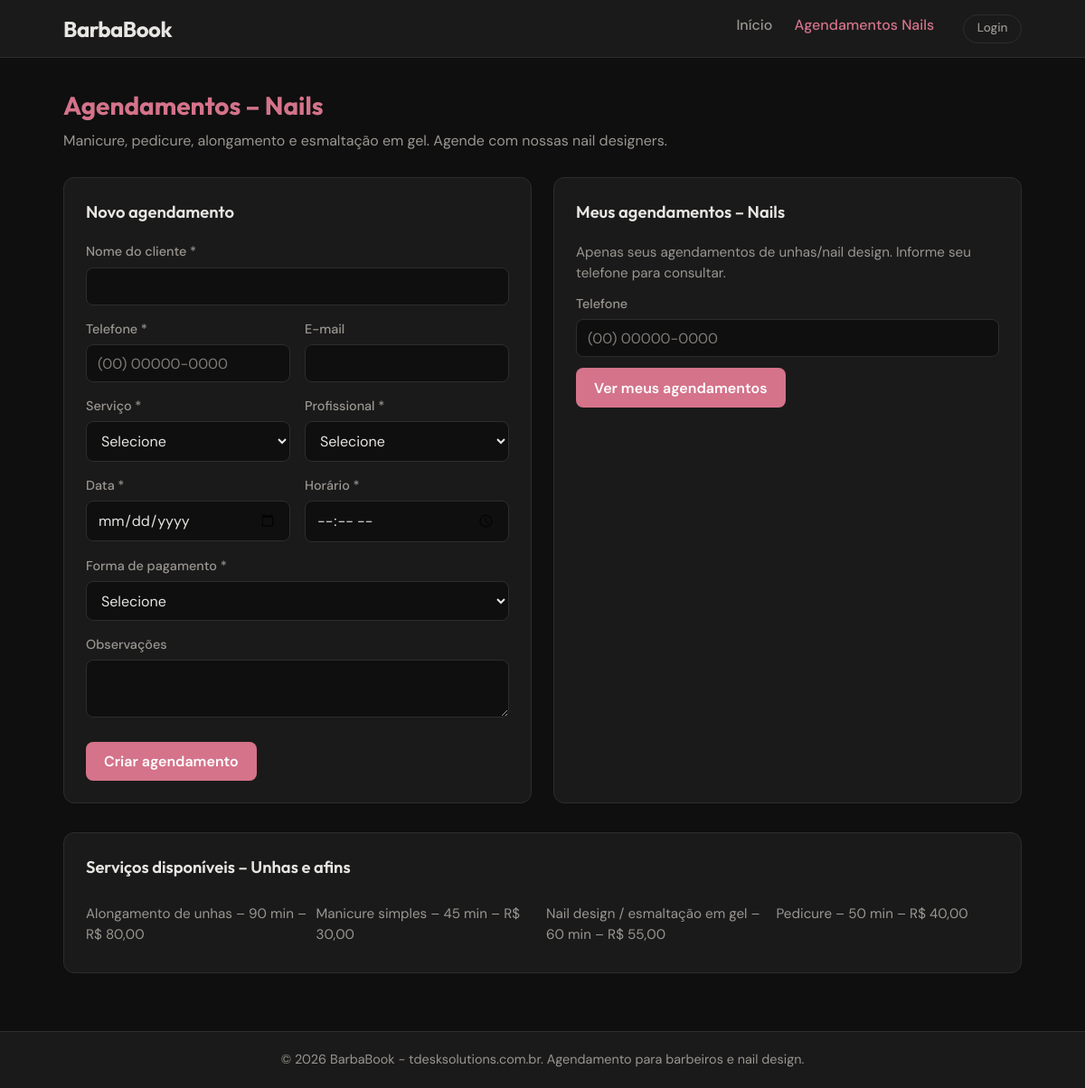
The app's page /nails/agendamentos.php with its own data.
### tables this page shows
CREATE TABLE servicos (
  id INT UNSIGNED NOT NULL AUTO_INCREMENT,
  modalidade_id TINYINT UNSIGNED NOT NULL,
  nome VARCHAR(120) NOT NULL,
  duracao_minutos SMALLINT UNSIGNED NOT NULL DEFAULT 30,
  preco DECIMAL(10,2) NOT NULL DEFAULT 0.00,
  ativo TINYINT(1) NOT NULL DEFAULT 1,
  PRIMARY KEY (id),
  KEY fk_servicos_modalidade (modalidade_id),
  CONSTRAINT fk_servicos_modalidade FOREIGN KEY (modalidade_id) REFERENCES modalidades (id) ON DELETE CASCADE
);

### nails/agendamentos.php (the view, shortened to what this page needs)
<?php
require_once __DIR__ . '/../config/bootstrap.php';
$servicos         = [];
$estabelecimento  = null;
try {
    $midNails = (int) $pdo->query("SELECT id FROM modalidades WHERE slug = 'nails' LIMIT 1")->fetchColumn();
    $sqlServ = "SELECT id, nome, duracao_minutos, preco FROM servicos WHERE modalidade_id = ? AND ativo = 1";
    $paramsServ = [$midNails];
    $sqlServ .= " ORDER BY nome";
    $stmtServ = $pdo->prepare($sqlServ);
    $stmtServ->execute($paramsServ);
    $servicos = $stmtServ->fetchAll(PDO::FETCH_ASSOC);
} catch (PDOException $e) {
    $erro = 'Não foi possível carregar serviços ou profissionais.';
}
$consulta_telefone = trim((string) ($_GET['consulta_telefone'] ?? $_POST['consulta_telefone'] ?? ''));
require_once __DIR__ . '/../includes/header.php';
?>
<section class="agendamentos-page">
  <div class="container">
    <h1 class="page-title">Agendamentos – Nails<?= $estabelecimento ? ' – ' . htmlspecialchars($estabelecimento['nome']) : '' ?></h1>
    <p class="page-desc">Manicure, pedicure, alongamento e esmaltação em gel. Agende com nossas nail designers.</p>
    <div class="grid-two">
      <div class="card form-card">
        <h2>Novo agendamento</h2>
        <form method="post" class="form-agendamento">
          <div class="form-group">
            <label for="cliente_nome">Nome do cliente *</label>
            <input type="text" id="cliente_nome" name="cliente_nome" required
                   value="<?= htmlspecialchars($_POST['cliente_nome'] ?? '') ?>">
          </div>
          <div class="form-row">
            <div class="form-group">
              <label for="cliente_telefone">Telefone *</label>
              <input type="tel" id="cliente_telefone" name="cliente_telefone" required
                     value="<?= htmlspecialchars($_POST['cliente_telefone'] ?? '') ?>">
            </div>
            <div class="form-group">
              <label for="cliente_email">E-mail</label>
              <input type="email" id="cliente_email" name="cliente_email"
                     value="<?= htmlspecialchars($_POST['cliente_email'] ?? '') ?>">
            </div>
          </div>
          <div class="form-row">
            <div class="form-group">
              <label for="servico_id">Serviço *</label>
              <select id="servico_id" name="servico_id" required>
                <option value="">Selecione</option>
              </select>
            </div>
            <div class="form-group">
              <label for="profissional_id">Profissional *</label>
              <select id="profissional_id" name="profissional_id" required>
                <option value="">Selecione</option>
              </select>
            </div>
          </div>
          <div class="form-row">
            <div class="form-group">
              <label for="data_agendamento">Data *</label>
              <input type="date" id="data_agendamento" name="data_agendamento" required
                     value="<?= htmlspecialchars($_POST['data_agendamento'] ?? '') ?>">
            </div>
            <div class="form-group">
              <label for="hora_inicio">Horário *</label>
              <input type="time" id="hora_inicio" name="hora_inicio" required
                     value="<?= htmlspecialchars($_POST['hora_inicio'] ?? '') ?>">
            </div>
          </div>
          <div class="form-group">
            <label for="forma_pagamento">Forma de pagamento *</label>
            <select id="forma_pagamento" name="forma_pagamento" required>
              <option value="">Selecione</option>
            </select>
          </div>
          <div class="form-group">
            <label for="observacoes">Observações</label>
            <textarea id="observacoes" name="observacoes" rows="2"><?= htmlspecialchars($_POST['observacoes'] ?? '') ?></textarea>
          </div>
          <button type="submit" class="btn btn-primary">Criar agendamento</button>
        </form>
      </div>
      <div class="card list-card">
        <h2>Meus agendamentos – Nails</h2>
        <p class="empty-msg" style="margin-bottom:0.75rem;">Apenas seus agendamentos de unhas/nail design. Informe seu telefone para consultar.</p>
        <form method="get" class="form-agendamento" style="margin-bottom:1rem;">
          <div class="form-group" style="margin-bottom:0.5rem;">
            <label for="consulta_telefone">Telefone</label>
            <input type="tel" id="consulta_telefone" name="consulta_telefone" placeholder="(00) 00000-0000"
                   value="<?= htmlspecialchars($consulta_telefone) ?>">
          </div>
          <button type="submit" class="btn btn-primary">Ver meus agendamentos</button>
        </form>
      </div>
    </div>
    <div class="servicos-box card">
      <h2>Serviços disponíveis – Unhas e afins</h2>
      <ul class="servicos-list">
        <?php foreach ($servicos as $s): ?>
          <li><?= htmlspecialchars($s['nome']) ?> – <?= (int)$s['duracao_minutos'] ?> min – R$ <?= number_format((float)$s['preco'], 2, ',', '.') ?></li>
        <?php endforeach; ?>
      </ul>
    </div>
  </div>
</section>
<?php require_once __DIR__ . '/../includes/footer.php'; ?>

### assets/css/style.css (style rules this page uses)
:root { --bg: #0f0f0f; --bg-card: #1a1a1a; --bg-card-hover: #222; --text: #e8e6e3; --text-muted: #9a9691; --accent-barbeiro: #c9a227; --accent-barbeiro-soft: rgba(201, 162, 39, 0.15); --accent-nails: #d4738a; --accent-nails-soft: rgba(212, 115, 138, 0.15); --border: #2d2d2d; --success: #4a9b6f; --error: #c75c5c; --radius: 12px; --font-head: 'Outfit', sans-serif; --font-body: 'DM Sans', sans-serif; }
* { box-sizing: border-box; }
body { margin: 0; font-family: var(--font-body); font-size: 16px; line-height: 1.5; color: var(--text); background: var(--bg); min-height: 100vh; display: flex; flex-direction: column; }
.container { max-width: 1100px; margin: 0 auto; padding: 0 1.25rem; }
.modality-nails { border-color: rgba(212, 115, 138, 0.35); }
.agendamentos-page .page-title { font-family: var(--font-head); font-size: 1.75rem; margin: 0 0 0.35rem; font-weight: 700; }
.agendamentos-page .page-desc { color: var(--text-muted); margin: 0 0 1.75rem; }
body.modality-nails .agendamentos-page .page-title { color: var(--accent-nails); }
.grid-two { display: grid; grid-template-columns: 1fr 1fr; gap: 1.5rem; margin-bottom: 2rem; }
.card { background: var(--bg-card); border: 1px solid var(--border); border-radius: var(--radius); padding: 1.5rem; }
.card h2 { font-family: var(--font-head); font-size: 1.15rem; margin: 0 0 1.25rem; font-weight: 600; }
.form-agendamento .form-group { margin-bottom: 1rem; }
.form-agendamento label { display: block; margin-bottom: 0.35rem; font-size: 0.9rem; font-weight: 500; color: var(--text-muted); }
.form-agendamento input, .form-agendamento select, .form-agendamento textarea { width: 100%; padding: 0.6rem 0.75rem; font-family: inherit; font-size: 1rem; color: var(--text); background: var(--bg); border: 1px solid var(--border); border-radius: 8px; }
.form-agendamento input[type="date"], .form-agendamento input[type="time"] { cursor: pointer; min-height: 2.5rem; }
.form-agendamento input[type="tel"]::placeholder { color: var(--text-muted); opacity: 0.8; }
.form-row { display: grid; grid-template-columns: 1fr 1fr; gap: 1rem; }
.btn { display: inline-block; padding: 0.7rem 1.25rem; font-family: inherit; font-size: 1rem; font-weight: 600; border: none; border-radius: 8px; cursor: pointer; transition: opacity 0.2s, transform 0.1s; }
.btn-primary { background: var(--accent-barbeiro); color: #0f0f0f; margin-top: 0.25rem; }
body.modality-nails .btn-primary { background: var(--accent-nails); color: #fff; }
.empty-msg { color: var(--text-muted); margin: 0; font-size: 0.95rem; }
.servicos-box { margin-top: 0.5rem; }
.servicos-list { list-style: none; padding: 0; margin: 0; display: grid; grid-template-columns: repeat(auto-fill, minmax(220px, 1fr)); gap: 0.5rem; }
.servicos-list li { padding: 0.4rem 0; color: var(--text-muted); font-size: 0.95rem; }

### records on screen
servicos: nome "Alongamento de unhas", duracao_minutos "90", preco "80,00"
servicos: nome "Manicure simples", duracao_minutos "45", preco "30,00"
servicos: nome "Nail design / esmaltação em gel", duracao_minutos "60", preco "55,00"
servicos: nome "Pedicure", duracao_minutos "50", preco "40,00"
